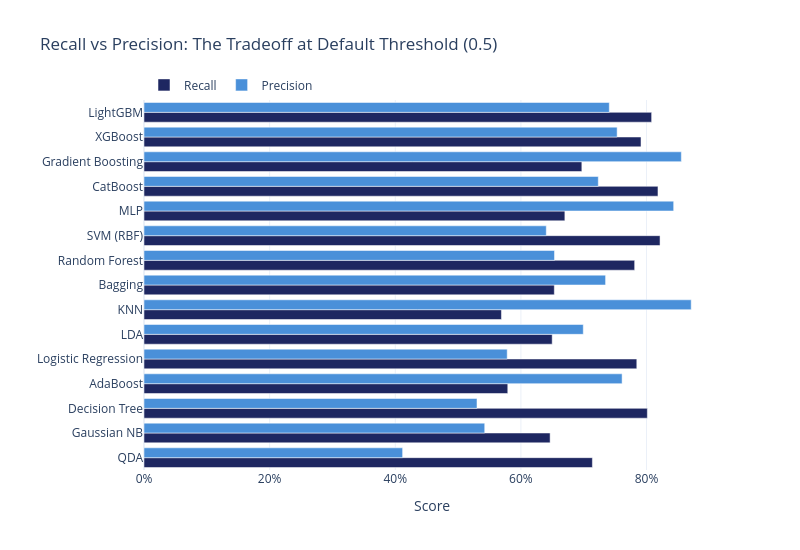

The notebook cell this image was saved under:
### Markdown cell above
## Chart 8: Grouped Bar — Recall vs Precision Side by Side

### Code cell
# Grouped bar chart: recall vs precision for all models
df_grouped = df_comp.sort_values('f1_1', ascending=True)

fig_grouped = go.Figure()
fig_grouped.add_trace(go.Bar(
    y=df_grouped['model'], x=df_grouped['recall_1'],
    name='Recall', orientation='h',
    marker_color=COLORS['navy'],
))
fig_grouped.add_trace(go.Bar(
    y=df_grouped['model'], x=df_grouped['precision_1'],
    name='Precision', orientation='h',
    marker_color=COLORS['accent'],
))
fig_grouped.update_layout(
    title='Recall vs Precision: The Tradeoff at Default Threshold (0.5)',
    xaxis_title='Score', xaxis=dict(tickformat='.0%'),
    yaxis_title='',
    barmode='group',
    height=550, width=800,
    margin=dict(l=140),
    legend=dict(orientation='h', y=1.08),
)
fig_grouped.show()
save_chart(fig_grouped, COMP_SLUG, 'recall_vs_precision_grouped')

### Figure 1 — Plotly figure (JSON) as saved in the notebook; plotly's stock layout.template omitted (floating-point values rounded to 4 significant figures)
{"data": [{"marker": {"color": "#1E2761"}, "name": "Recall", "orientation": "h", "type": "bar", "x": [0.7138, 0.6465, 0.8013, 0.5791, 0.7845, 0.6498, 0.569, 0.6532, 0.7811, 0.8215, 0.67, 0.8182, 0.697, 0.7912, 0.8081], "y": ["QDA", "Gaussian NB", "Decision Tree", "AdaBoost", "Logistic Regression", "LDA", "KNN", "Bagging", "Random Forest", "SVM (RBF)", "MLP", "CatBoost", "Gradient Boosting", "XGBoost", "LightGBM"]}, {"marker": {"color": "#4A90D9"}, "name": "Precision", "orientation": "h", "type": "bar", "x": [0.4117, 0.5424, 0.5301, 0.7611, 0.5782, 0.6993, 0.8711, 0.7348, 0.6535, 0.6404, 0.8432, 0.7232, 0.8554, 0.7532, 0.7407], "y": ["QDA", "Gaussian NB", "Decision Tree", "AdaBoost", "Logistic Regression", "LDA", "KNN", "Bagging", "Random Forest", "SVM (RBF)", "MLP", "CatBoost", "Gradient Boosting", "XGBoost", "LightGBM"]}], "layout": {"barmode": "group", "height": 550, "legend": {"orientation": "h", "y": 1.08}, "margin": {"l": 140}, "title": {"text": "Recall vs Precision: The Tradeoff at Default Threshold (0.5)"}, "width": 800, "xaxis": {"tickformat": ".0%", "title": {"text": "Score"}}, "yaxis": {"title": {"text": ""}}}}
